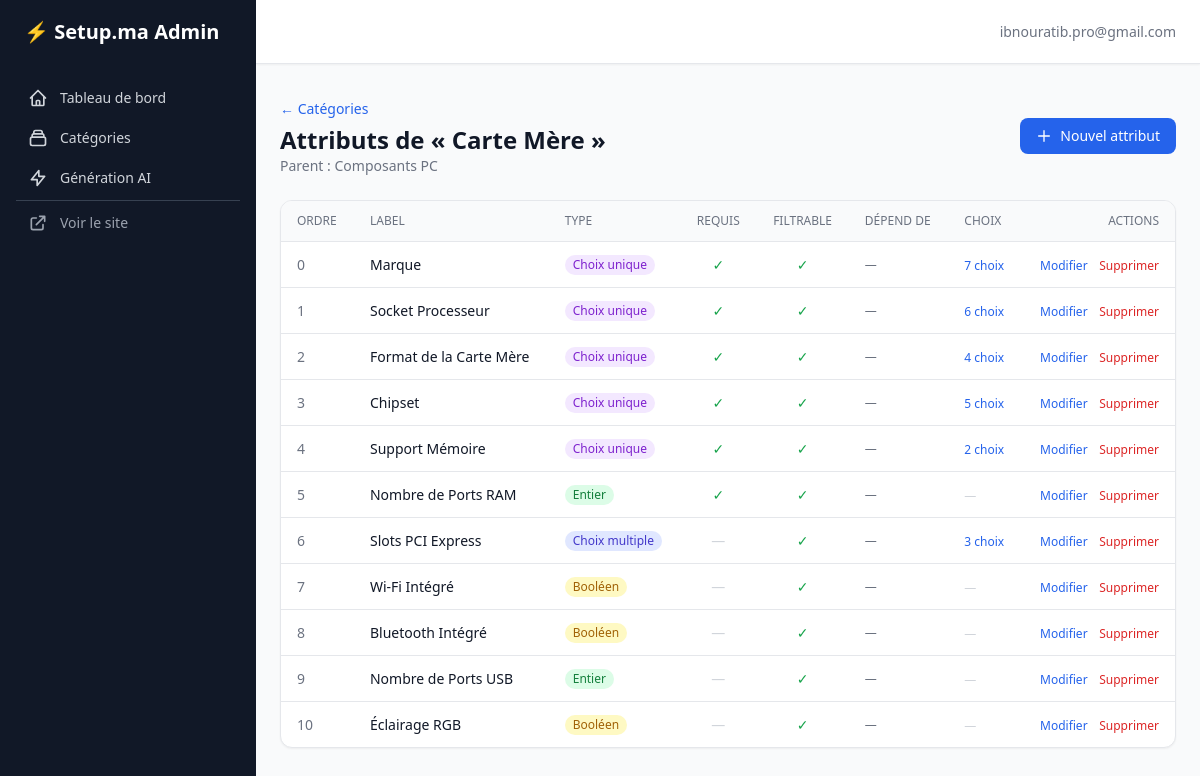
Screenshot of /admin-panel/categories/16/attributes/ (signed in) with the database file from the repository.
### accounts/models.py (models this page shows, shortened)
class User(AbstractBaseUser, PermissionsMixin, TimeStampedModel):
    USER_TYPE_CHOICES = [
        ('particulier', 'Particulier'),
        ('boutique', 'Boutique'),
    ]
    email = models.EmailField(unique=True, verbose_name="Adresse email")
    phone_whatsapp = models.CharField(max_length=20, blank=True, verbose_name="WhatsApp")
    first_name = models.CharField(max_length=150, blank=True, verbose_name="Prénom")
    last_name = models.CharField(max_length=150, blank=True, verbose_name="Nom")
    user_type = models.CharField(max_length=20, choices=USER_TYPE_CHOICES, verbose_name="Type")
    is_active = models.BooleanField(default=True)
    is_staff = models.BooleanField(default=False)
    date_joined = models.DateTimeField(auto_now_add=True)
    objects = CustomUserManager()
    USERNAME_FIELD = 'email'
    REQUIRED_FIELDS = []
    class Meta:
        verbose_name = "Utilisateur"
        verbose_name_plural = "Utilisateurs"

### catalog/models.py (models this page shows, shortened)
class Category(TimeStampedModel):
    name = models.CharField(max_length=255, verbose_name="Nom")
    slug = models.SlugField(unique=True, max_length=255)
    parent = models.ForeignKey(
        'self',
        on_delete=models.CASCADE,
        null=True,
        blank=True,
        related_name='children',
        verbose_name="Catégorie parente",
    )
    icon = models.CharField(max_length=100, blank=True, verbose_name="Icône")
    order = models.PositiveIntegerField(default=0, verbose_name="Ordre")
    class Meta:
        verbose_name = "Catégorie"
        verbose_name_plural = "Catégories"
        ordering = ['order', 'name']

class AttributeDefinition(TimeStampedModel):
    ATTRIBUTE_TYPES = [
        ('INT', 'Entier'),
        ('DECIMAL', 'Décimal'),
        ('CHOICE', 'Choix unique'),
        ('MULTI_CHOICE', 'Choix multiple'),
        ('BOOLEAN', 'Booléen'),
        ('TEXT_SHORT', 'Texte court'),
    ]
    category = models.ForeignKey(
        Category,
        on_delete=models.CASCADE,
        related_name='attributes',
        verbose_name="Catégorie",
    )
    name = models.CharField(max_length=255, verbose_name="Nom")
    label_fr = models.CharField(max_length=255, verbose_name="Label (FR)")
    attribute_type = models.CharField(
        max_length=20,
        choices=ATTRIBUTE_TYPES,
        verbose_name="Type",
    )
    required = models.BooleanField(default=False, verbose_name="Obligatoire")
    filterable = models.BooleanField(default=False, verbose_name="Filtrable")
    min_value = models.DecimalField(
        max_digits=10, decimal_places=2, null=True, blank=True, verbose_name="Valeur min",
    )
    max_value = models.DecimalField(
        max_digits=10, decimal_places=2, null=True, blank=True, verbose_name="Valeur max",
    )
    order = models.PositiveIntegerField(default=0, verbose_name="Ordre")
    unit = models.CharField(max_length=20, blank=True, verbose_name="Unité")
    depends_on_choice = models.ForeignKey(
        'AttributeChoice',
        on_delete=models.CASCADE,
        null=True,
        blank=True,
        related_name='dependent_attributes',
        verbose_name="Dépend du choix",
        help_text="Si renseigné, cet attribut n'apparaît que quand ce choix est sélectionné",
    )
    class Meta:
        verbose_name = "Définition d'attribut"
        verbose_name_plural = "Définitions d'attributs"
        ordering = ['order', 'name']

### adminpanel/views.py (the view)
# urls.py: path('categories/<int:cat_pk>/attributes/', views.AttributeListView.as_view(), name='attribute-list'),
class AttributeListView(StaffRequiredMixin, View):
    def get(self, request, cat_pk):
        category = get_object_or_404(Category, pk=cat_pk)
        attributes = category.attributes.prefetch_related('choices').order_by('order', 'name')
        return render(request, 'adminpanel/attributes/list.html', {
            'category': category,
            'attributes': attributes,
        })

### adminpanel/views.py (called while the page is built)
    def test_func(self):
        return self.request.user.is_authenticated and self.request.user.is_staff

### adminpanel/templates/adminpanel/attributes/list.html (shortened to what this page needs)
{% extends "adminpanel/base.html" %}
{% block content %}
<div class="flex items-center justify-between mb-6">
    <div>
        <a href="{% url 'adminpanel:category-list' %}" class="text-sm text-blue-600 hover:text-blue-800">&larr; Catégories</a>
        <h1 class="text-2xl font-bold text-gray-900 mt-1">Attributs de « {{ category.name }} »</h1>
        {% if category.parent %}<p class="text-sm text-gray-500">Parent : {{ category.parent.name }}</p>{% endif %}
    </div>
    <a href="{% url 'adminpanel:attribute-create' cat_pk=category.pk %}" class="inline-flex items-center px-4 py-2 bg-blue-600 hover:bg-blue-700 text-white text-sm font-medium rounded-lg transition-colors">
        <svg class="w-4 h-4 mr-2" fill="none" stroke="currentColor" viewBox="0 0 24 24"><path stroke-linecap="round" stroke-linejoin="round" stroke-width="2" d="M12 4v16m8-8H4"/></svg>
        Nouvel attribut
    </a>
</div>
{% if attributes %}
<div class="bg-white rounded-xl shadow-sm border border-gray-200 overflow-hidden">
    <table class="w-full text-sm">
        <thead class="bg-gray-50 border-b">
            <tr>
                <th class="px-4 py-3 text-left text-xs font-medium text-gray-500 uppercase">Ordre</th>
                <th class="px-4 py-3 text-left text-xs font-medium text-gray-500 uppercase">Label</th>
                <th class="px-4 py-3 text-left text-xs font-medium text-gray-500 uppercase">Type</th>
                <th class="px-4 py-3 text-center text-xs font-medium text-gray-500 uppercase">Requis</th>
                <th class="px-4 py-3 text-center text-xs font-medium text-gray-500 uppercase">Filtrable</th>
                <th class="px-4 py-3 text-left text-xs font-medium text-gray-500 uppercase">Dépend de</th>
                <th class="px-4 py-3 text-left text-xs font-medium text-gray-500 uppercase">Choix</th>
                <th class="px-4 py-3 text-right text-xs font-medium text-gray-500 uppercase">Actions</th>
            </tr>
        </thead>
        <tbody class="divide-y" id="attr-list">
            {% for attr in attributes %}
            <tr class="hover:bg-gray-50" data-id="{{ attr.pk }}">
                <td class="px-4 py-3 text-gray-500">{{ attr.order }}</td>
                <td class="px-4 py-3 font-medium text-gray-900">
                    {{ attr.label_fr }}
                </td>
                <td class="px-4 py-3">
                    <span class="inline-flex px-2 py-0.5 text-xs font-medium rounded-full
                        {% if attr.attribute_type == 'CHOICE' %}bg-purple-100 text-purple-700
                        {% elif attr.attribute_type == 'MULTI_CHOICE' %}bg-indigo-100 text-indigo-700
                        {% elif attr.attribute_type == 'INT' %}bg-green-100 text-green-700
                        {% elif attr.attribute_type == 'DECIMAL' %}bg-teal-100 text-teal-700
                        {% elif attr.attribute_type == 'BOOLEAN' %}bg-yellow-100 text-yellow-700
                        {% else %}bg-gray-100 text-gray-700{% endif %}">
                        {{ attr.get_attribute_type_display }}
                    </span>
                </td>
                <td class="px-4 py-3 text-center">
                    {% if attr.required %}<span class="text-green-600">✓</span>{% else %}<span class="text-gray-300">—</span>{% endif %}
                </td>
                <td class="px-4 py-3 text-center">
                    {% if attr.filterable %}<span class="text-green-600">✓</span>{% else %}<span class="text-gray-300">—</span>{% endif %}
                </td>
                <td class="px-4 py-3 text-xs text-gray-500">
                    {% if attr.depends_on_choice %}{{ attr.depends_on_choice.attribute.label_fr }} = {{ attr.depends_on_choice.value }}{% else %}—{% endif %}
                </td>
                <td class="px-4 py-3">
                    {% if attr.choices.count > 0 %}
                    <a href="{% url 'adminpanel:choice-list' attr_pk=attr.pk %}" class="text-xs text-blue-600 hover:text-blue-800">{{ attr.choices.count }} choix</a>
                    {% elif attr.attribute_type == 'CHOICE' or attr.attribute_type == 'MULTI_CHOICE' %}
                    <a href="{% url 'adminpanel:choice-create' attr_pk=attr.pk %}" class="text-xs text-orange-600 hover:text-orange-800">+ Ajouter</a>
                    {% else %}
                    <span class="text-xs text-gray-300">—</span>
                    {% endif %}
                </td>
                <td class="px-4 py-3 text-right space-x-2">
                    <a href="{% url 'adminpanel:attribute-edit' pk=attr.pk %}" class="text-blue-600 hover:text-blue-800 text-xs">Modifier</a>
                    <form method="post" action="{% url 'adminpanel:attribute-delete' pk=attr.pk %}" class="inline" onsubmit="return confirm('Supprimer « {{ attr.label_fr }} » ?');">
                        <button class="text-red-600 hover:text-red-800 text-xs">Supprimer</button>
                    </form>
                </td>
            </tr>
            {% endfor %}
        </tbody>
    </table>
</div>
{% endif %}
{% endblock %}

### adminpanel/templates/adminpanel/base.html (shortened to what this page needs)
<!DOCTYPE html>
<html lang="fr" class="h-full bg-gray-50">
<head>
    <script src="https://cdn.tailwindcss.com"></script>
</head>
<body class="h-full">
    <div class="min-h-full">
        <div class="flex">
            <aside class="hidden lg:flex lg:flex-col lg:w-64 lg:fixed lg:inset-y-0 bg-gray-900">
                <div class="flex items-center h-16 px-6">
                    <a href="{% url 'adminpanel:dashboard' %}" class="text-white text-xl font-bold">
                        ⚡ Setup.ma Admin
                    </a>
                </div>
                <nav class="flex-1 px-4 py-4 space-y-1">
                    <a href="{% url 'adminpanel:dashboard' %}"
                       class="flex items-center px-3 py-2 text-sm font-medium rounded-lg {% if request.resolver_match.url_name == 'dashboard' %}bg-gray-800 text-white{% else %}text-gray-300 hover:bg-gray-800 hover:text-white{% endif %}">
                        <svg class="w-5 h-5 mr-3" fill="none" stroke="currentColor" viewBox="0 0 24 24"><path stroke-linecap="round" stroke-linejoin="round" stroke-width="2" d="M3 12l2-2m0 0l7-7 7 7M5 10v10a1 1 0 001 1h3m10-11l2 2m-2-2v10a1 1 0 01-1 1h-3m-6 0a1 1 0 001-1v-4a1 1 0 011-1h2a1 1 0 011 1v4a1 1 0 001 1m-6 0h6"/></svg>
                        Tableau de bord
                    </a>
                    <a href="{% url 'adminpanel:category-list' %}"
                       class="flex items-center px-3 py-2 text-sm font-medium rounded-lg {% if 'categor' in request.resolver_match.url_name %}bg-gray-800 text-white{% else %}text-gray-300 hover:bg-gray-800 hover:text-white{% endif %}">
                        <svg class="w-5 h-5 mr-3" fill="none" stroke="currentColor" viewBox="0 0 24 24"><path stroke-linecap="round" stroke-linejoin="round" stroke-width="2" d="M19 11H5m14 0a2 2 0 012 2v6a2 2 0 01-2 2H5a2 2 0 01-2-2v-6a2 2 0 012-2m14 0V9a2 2 0 00-2-2M5 11V9a2 2 0 012-2m0 0V5a2 2 0 012-2h6a2 2 0 012 2v2M7 7h10"/></svg>
                        Catégories
                    </a>
                    <a href="{% url 'adminpanel:ai-generate' %}"
                       class="flex items-center px-3 py-2 text-sm font-medium rounded-lg {% if 'ai' in request.resolver_match.url_name %}bg-gray-800 text-white{% else %}text-gray-300 hover:bg-gray-800 hover:text-white{% endif %}">
                        <svg class="w-5 h-5 mr-3" fill="none" stroke="currentColor" viewBox="0 0 24 24"><path stroke-linecap="round" stroke-linejoin="round" stroke-width="2" d="M13 10V3L4 14h7v7l9-11h-7z"/></svg>
                        Génération AI
                    </a>
                    <hr class="my-4 border-gray-700">
                    <a href="{% url 'home' %}" class="flex items-center px-3 py-2 text-sm font-medium text-gray-400 rounded-lg hover:bg-gray-800 hover:text-white">
                        <svg class="w-5 h-5 mr-3" fill="none" stroke="currentColor" viewBox="0 0 24 24"><path stroke-linecap="round" stroke-linejoin="round" stroke-width="2" d="M10 6H6a2 2 0 00-2 2v10a2 2 0 002 2h10a2 2 0 002-2v-4M14 4h6m0 0v6m0-6L10 14"/></svg>
                        Voir le site
                    </a>
                </nav>
            </aside>
            <div class="lg:pl-64 flex flex-col flex-1">
                <header class="sticky top-0 z-10 flex h-16 items-center gap-4 border-b bg-white px-6 shadow-sm">
                    <span class="text-sm text-gray-500">{{ request.user.email }}</span>
                </header>
                <main class="flex-1 px-6 py-8">
                    {% block content %}{% endblock %}
                </main>
            </div>
        </div>
    </div>
</body>
</html>

### rows the page displays
User: user.email "ibnouratib.pro@gmail.com"
Category: name "Carte Mère", parent.name "Composants PC"
AttributeDefinition: order "0", label_fr "Marque", attribute_type "Choix unique", choices.count "7"
AttributeDefinition: order "1", label_fr "Socket Processeur", attribute_type "Choix unique", choices.count "6"
AttributeDefinition: order "2", label_fr "Format de la Carte Mère", attribute_type "Choix unique", choices.count "4"
AttributeDefinition: order "3", label_fr "Chipset", attribute_type "Choix unique", choices.count "5"
AttributeDefinition: order "4", label_fr "Support Mémoire", attribute_type "Choix unique", choices.count "2"
AttributeDefinition: order "5", label_fr "Nombre de Ports RAM", attribute_type "Entier"
AttributeDefinition: order "6", label_fr "Slots PCI Express", attribute_type "Choix multiple", choices.count "3"
AttributeDefinition: order "7", label_fr "Wi-Fi Intégré", attribute_type "Booléen"
AttributeDefinition: order "8", label_fr "Bluetooth Intégré", attribute_type "Booléen"
AttributeDefinition: order "9", label_fr "Nombre de Ports USB", attribute_type "Entier"
AttributeDefinition: order "10", label_fr "Éclairage RGB", attribute_type "Booléen"
